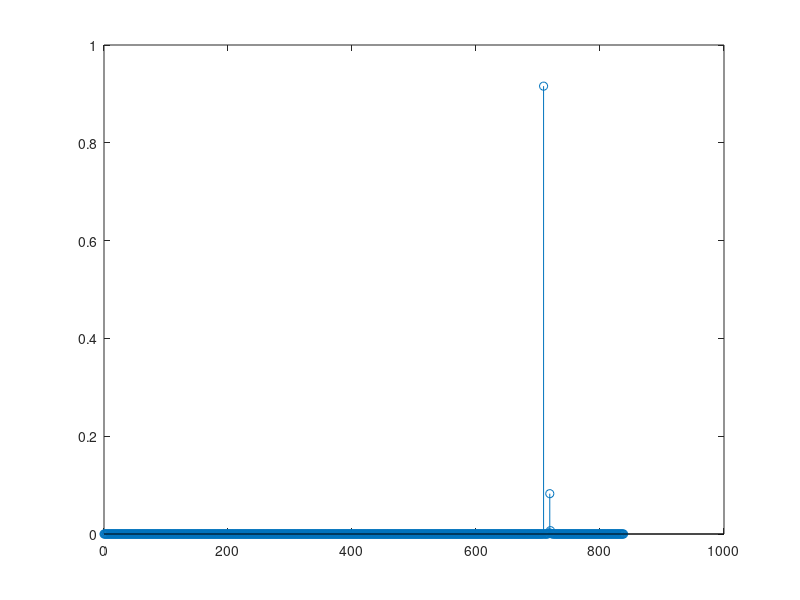

Recreate this plot in MATLAB.
clear all;clc;close all;

% ------- Definitions -------
u = 129;
Nzc = 839;
NIFFT = 2048;
NIDFT = 24576;
NSUBFRAME = 30720;
Ncp = 3168;
NG = 2976;
v = [10];
Ncs = 13;

K = 1; % Number of Tranmitters, i.e., UEs or number of single-antenna terminals.

prach_offset = 10;

signal = complex(0,0)*zeros(1,NIFFT);
xuv = complex(0,0)*zeros(1,Nzc);

preambles = complex(zeros(K,NSUBFRAME),zeros(K,NSUBFRAME));

show_figures = false;

% ------- Generate Root Zadoff-Chu sequence. -------
n = [0:1:(Nzc-1)];
xu_root = exp(-1i*(pi*u.*n.*(n+1))./Nzc);

%% ****************************** PRACH Transmission ******************************
for i=1:1:K
    
    % ------- Apply Cyclic Shift to Root Zadoff-Chu sequence. -------
    Cv = v(i)*Ncs;
    xuv = xu_root(mod((n+Cv),Nzc)+1);
    
    % ------- Apply DFT to the Preamble. -------
    Xuv = fft(xuv,Nzc);
    
    % ------- Subcarrier Mapping. -------
    bb_signal = [complex(zeros(1,prach_offset),zeros(1,prach_offset)), Xuv, complex(zeros(1,NIDFT-prach_offset-Nzc),zeros(1,NIDFT-prach_offset-Nzc))];
    
    % ------- Apply IDFT to the Baseband Signal. -------
    prach = ifft(bb_signal,NIDFT);
    
    % ------- Add CP. -------
    prach_cp = [prach(NIDFT-Ncp+1:NIDFT), prach];
    
    % ------- Add Guard-time (GT) interval. -------
    y = [prach_cp, zeros(1,NG)];
    
    if(show_figures)
        figure(4);
        stem(0:1:NIDFT-1,abs(fft(y(Ncp+1:NIDFT+Ncp),NIDFT)));
        title('Transmitted PRACH signal.');
    end
    
    preambles(i,:) = y;
    
end

%% *************************** Multipath Rayleigh Channel ***************************
delay_zcorr = 10;
delay = delay_zcorr*30;

h110 = 0.5 + 1i*0.8;
h111 = 0.2 + 1i*0.2;

energy = abs(h110).^2 + abs(h111).^2;
normalization_factor = 1/sqrt(energy);

h110 = h110*normalization_factor;
h111 = h111*normalization_factor;

energy = abs(h110).^2 + abs(h111).^2;

if(delay > 0)
    preambles_delayed = [complex(zeros(1,delay),zeros(1,delay)), preambles(1,1:end-delay)];    
    y_channel = (h110*preambles + h111*preambles_delayed);
else
    y_channel = h110*preambles;
end

% preambles_delayed = [complex(zeros(1,delay),zeros(1,delay)), preambles(1,1:end-delay)]; 
% y_channel = preambles_delayed;%h110*preambles_delayed;

%% ****************************** PRACH Reception ******************************

% ------- CP and GT Removal. -------
rec_signal = y_channel(Ncp+1:NIDFT+Ncp);

if(show_figures)
    figure(5);
    stem(0:1:NIDFT-1,abs(fft(rec_signal,NIDFT)));
    title('Received base-band signal');
end

% ------- Apply DFT to received signal. -------
rec_fft = fft(rec_signal,NIDFT);

% ------- Sub-carrier de-mapping. -------
rec_Xuv = rec_fft(prach_offset+1:prach_offset+Nzc);

% ------- Apply DFT to Root Zadoff-Chu sequence. -------
Xu_root = fft(xu_root, Nzc);

% ------- Multiply Local Zadoff-Chu root sequence by received sequence. -------
conj_Xu_root = conj(Xu_root);
multiplied_sequences = (rec_Xuv.*conj_Xu_root);

% ------- Squared modulus used for peak detection. -------
PDP_ADJUST_FACTOR = 1; % delay 0

%PDP_ADJUST_FACTOR = 0.989338652615384 + 0.152095818347174i; % delay 1
%PDP_ADJUST_FACTOR = 0.989338652615384 + 0.152095818347175i; % delay 1

%PDP_ADJUST_FACTOR = 0.957498745916891 + 0.301528270811912i; % delay 2
%PDP_ADJUST_FACTOR = 0.957498745916891 + 0.301528270811912i; % delay 2

%PDP_ADJUST_FACTOR = 0.904911629047376 + 0.445660126688108i; % delay 3

%PDP_ADJUST_FACTOR = 0.050047412688511 + 1.101839958815881i; % delay 10
%PDP_ADJUST_FACTOR = 0.050047412688511 + 1.101839958815881i; % delay 10

%PDP_ADJUST_FACTOR = -0.473961715008805 + 1.083869828182508i; % delay 13
%PDP_ADJUST_FACTOR = -0.473961715008805 + 1.083869828182508i; % delay 13

%pdp_freq = ifft(multiplied_sequences,Nzc)/Nzc;

NIFFT_CORR = 839;

pdp_freq = ifft(multiplied_sequences,NIFFT_CORR)/Nzc;
pdp_freq_adjusted = PDP_ADJUST_FACTOR*pdp_freq;

pdp_freq_adjusted(710) = pdp_freq_adjusted(710);
if(delay > 0)
    pdp_freq_adjusted(710+delay_zcorr) = (0.050047412688511 + 1.101839958815881i)*pdp_freq_adjusted(710+delay_zcorr);
end

pdp = abs(pdp_freq_adjusted).^2;

stem(0:1:NIFFT_CORR-1,pdp)
%stem(0:1:NIFFT_CORR-1,pdp_freq_adjusted)

h110
h111
pdp_freq_adjusted(710)
pdp_freq_adjusted(710+delay_zcorr)


